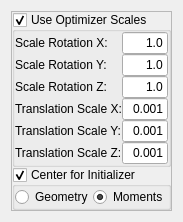
<?xml version="1.0" encoding="UTF-8"?>
<ui version="4.0">
 <class>QmitkCenteredEuler3DTransformControls</class>
 <widget class="QWidget" name="QmitkCenteredEuler3DTransformControls">
  <property name="geometry">
   <rect>
    <x>0</x>
    <y>0</y>
    <width>173</width>
    <height>222</height>
   </rect>
  </property>
  <property name="windowTitle">
   <string>Form</string>
  </property>
  <layout class="QVBoxLayout" name="verticalLayout">
   <item>
    <widget class="QFrame" name="m_CenteredEuler3DTransformFrame">
     <property name="frameShape">
      <enum>QFrame::StyledPanel</enum>
     </property>
     <property name="frameShadow">
      <enum>QFrame::Raised</enum>
     </property>
     <layout class="QVBoxLayout" name="verticalLayout_72">
      <property name="spacing">
       <number>0</number>
      </property>
      <property name="margin">
       <number>0</number>
      </property>
      <item>
       <widget class="QGroupBox" name="m_UseOptimizerScalesCenteredEuler3D">
        <property name="title">
         <string>Use Optimizer Scales</string>
        </property>
        <property name="flat">
         <bool>true</bool>
        </property>
        <property name="checkable">
         <bool>true</bool>
        </property>
        <layout class="QVBoxLayout" name="verticalLayout_71">
         <property name="spacing">
          <number>0</number>
         </property>
         <property name="margin">
          <number>0</number>
         </property>
         <item>
          <layout class="QHBoxLayout" name="_111">
           <item>
            <layout class="QVBoxLayout" name="_112">
             <item>
              <widget class="QLabel" name="textLabel1_8_2_3_2_2_2_2_2">
               <property name="font">
                <font>
                 <weight>50</weight>
                 <bold>false</bold>
                </font>
               </property>
               <property name="text">
                <string>Scale Rotation X:</string>
               </property>
               <property name="wordWrap">
                <bool>false</bool>
               </property>
              </widget>
             </item>
             <item>
              <widget class="QLabel" name="textLabel2_6_3_3_2_2_2_2_2">
               <property name="font">
                <font>
                 <weight>50</weight>
                 <bold>false</bold>
                </font>
               </property>
               <property name="text">
                <string>Scale Rotation Y:</string>
               </property>
               <property name="wordWrap">
                <bool>false</bool>
               </property>
              </widget>
             </item>
             <item>
              <widget class="QLabel" name="textLabel3_5_3_3_2_2_2_2_2">
               <property name="font">
                <font>
                 <weight>50</weight>
                 <bold>false</bold>
                </font>
               </property>
               <property name="text">
                <string>Scale Rotation Z:</string>
               </property>
               <property name="wordWrap">
                <bool>false</bool>
               </property>
              </widget>
             </item>
             <item>
              <widget class="QLabel" name="textLabel11_3_2_2_2_2_2">
               <property name="font">
                <font>
                 <weight>50</weight>
                 <bold>false</bold>
                </font>
               </property>
               <property name="text">
                <string>Translation Scale X:</string>
               </property>
               <property name="wordWrap">
                <bool>false</bool>
               </property>
              </widget>
             </item>
             <item>
              <widget class="QLabel" name="textLabel12_3_2_2_2_2_2">
               <property name="font">
                <font>
                 <weight>50</weight>
                 <bold>false</bold>
                </font>
               </property>
               <property name="text">
                <string>Translation Scale Y:</string>
               </property>
               <property name="wordWrap">
                <bool>false</bool>
               </property>
              </widget>
             </item>
             <item>
              <widget class="QLabel" name="textLabel13_2_2_2_2_2_2">
               <property name="font">
                <font>
                 <weight>50</weight>
                 <bold>false</bold>
                </font>
               </property>
               <property name="text">
                <string>Translation Scale Z:</string>
               </property>
               <property name="wordWrap">
                <bool>false</bool>
               </property>
              </widget>
             </item>
            </layout>
           </item>
           <item>
            <layout class="QVBoxLayout" name="_113">
             <item>
              <widget class="QLineEdit" name="m_ScalesCenteredEuler3DTransformScale1">
               <property name="minimumSize">
                <size>
                 <width>0</width>
                 <height>20</height>
                </size>
               </property>
               <property name="font">
                <font>
                 <weight>50</weight>
                 <bold>false</bold>
                </font>
               </property>
               <property name="text">
                <string>1.0</string>
               </property>
               <property name="alignment">
                <set>Qt::AlignRight</set>
               </property>
              </widget>
             </item>
             <item>
              <widget class="QLineEdit" name="m_ScalesCenteredEuler3DTransformScale2">
               <property name="minimumSize">
                <size>
                 <width>0</width>
                 <height>20</height>
                </size>
               </property>
               <property name="font">
                <font>
                 <weight>50</weight>
                 <bold>false</bold>
                </font>
               </property>
               <property name="text">
                <string>1.0</string>
               </property>
               <property name="alignment">
                <set>Qt::AlignRight</set>
               </property>
              </widget>
             </item>
             <item>
              <widget class="QLineEdit" name="m_ScalesCenteredEuler3DTransformScale3">
               <property name="minimumSize">
                <size>
                 <width>0</width>
                 <height>20</height>
                </size>
               </property>
               <property name="font">
                <font>
                 <weight>50</weight>
                 <bold>false</bold>
                </font>
               </property>
               <property name="text">
                <string>1.0</string>
               </property>
               <property name="alignment">
                <set>Qt::AlignRight</set>
               </property>
              </widget>
             </item>
             <item>
              <widget class="QLineEdit" name="m_ScalesCenteredEuler3DTransformScaleTranslationX">
               <property name="minimumSize">
                <size>
                 <width>0</width>
                 <height>20</height>
                </size>
               </property>
               <property name="font">
                <font>
                 <weight>50</weight>
                 <bold>false</bold>
                </font>
               </property>
               <property name="text">
                <string>0.001</string>
               </property>
               <property name="alignment">
                <set>Qt::AlignRight</set>
               </property>
              </widget>
             </item>
             <item>
              <widget class="QLineEdit" name="m_ScalesCenteredEuler3DTransformScaleTranslationY">
               <property name="minimumSize">
                <size>
                 <width>0</width>
                 <height>20</height>
                </size>
               </property>
               <property name="font">
                <font>
                 <weight>50</weight>
                 <bold>false</bold>
                </font>
               </property>
               <property name="text">
                <string>0.001</string>
               </property>
               <property name="alignment">
                <set>Qt::AlignRight</set>
               </property>
              </widget>
             </item>
             <item>
              <widget class="QLineEdit" name="m_ScalesCenteredEuler3DTransformScaleTranslationZ">
               <property name="minimumSize">
                <size>
                 <width>0</width>
                 <height>20</height>
                </size>
               </property>
               <property name="font">
                <font>
                 <weight>50</weight>
                 <bold>false</bold>
                </font>
               </property>
               <property name="text">
                <string>0.001</string>
               </property>
               <property name="alignment">
                <set>Qt::AlignRight</set>
               </property>
              </widget>
             </item>
            </layout>
           </item>
          </layout>
         </item>
        </layout>
       </widget>
      </item>
      <item>
       <widget class="QGroupBox" name="m_CenterForInitializerCenteredEuler3D">
        <property name="title">
         <string>Center for Initializer</string>
        </property>
        <property name="flat">
         <bool>true</bool>
        </property>
        <property name="checkable">
         <bool>true</bool>
        </property>
        <layout class="QHBoxLayout" name="horizontalLayout_5">
         <property name="spacing">
          <number>0</number>
         </property>
         <property name="margin">
          <number>0</number>
         </property>
         <item>
          <widget class="QRadioButton" name="m_GeometryCenteredEuler3D">
           <property name="enabled">
            <bool>true</bool>
           </property>
           <property name="minimumSize">
            <size>
             <width>0</width>
             <height>20</height>
            </size>
           </property>
           <property name="font">
            <font>
             <weight>50</weight>
             <bold>false</bold>
            </font>
           </property>
           <property name="text">
            <string>Geometry</string>
           </property>
          </widget>
         </item>
         <item>
          <widget class="QRadioButton" name="m_MomentsCenteredEuler3D">
           <property name="enabled">
            <bool>true</bool>
           </property>
           <property name="minimumSize">
            <size>
             <width>0</width>
             <height>20</height>
            </size>
           </property>
           <property name="font">
            <font>
             <weight>50</weight>
             <bold>false</bold>
            </font>
           </property>
           <property name="text">
            <string>Moments</string>
           </property>
           <property name="checked">
            <bool>true</bool>
           </property>
          </widget>
         </item>
        </layout>
       </widget>
      </item>
     </layout>
    </widget>
   </item>
  </layout>
 </widget>
 <resources/>
 <connections/>
</ui>
